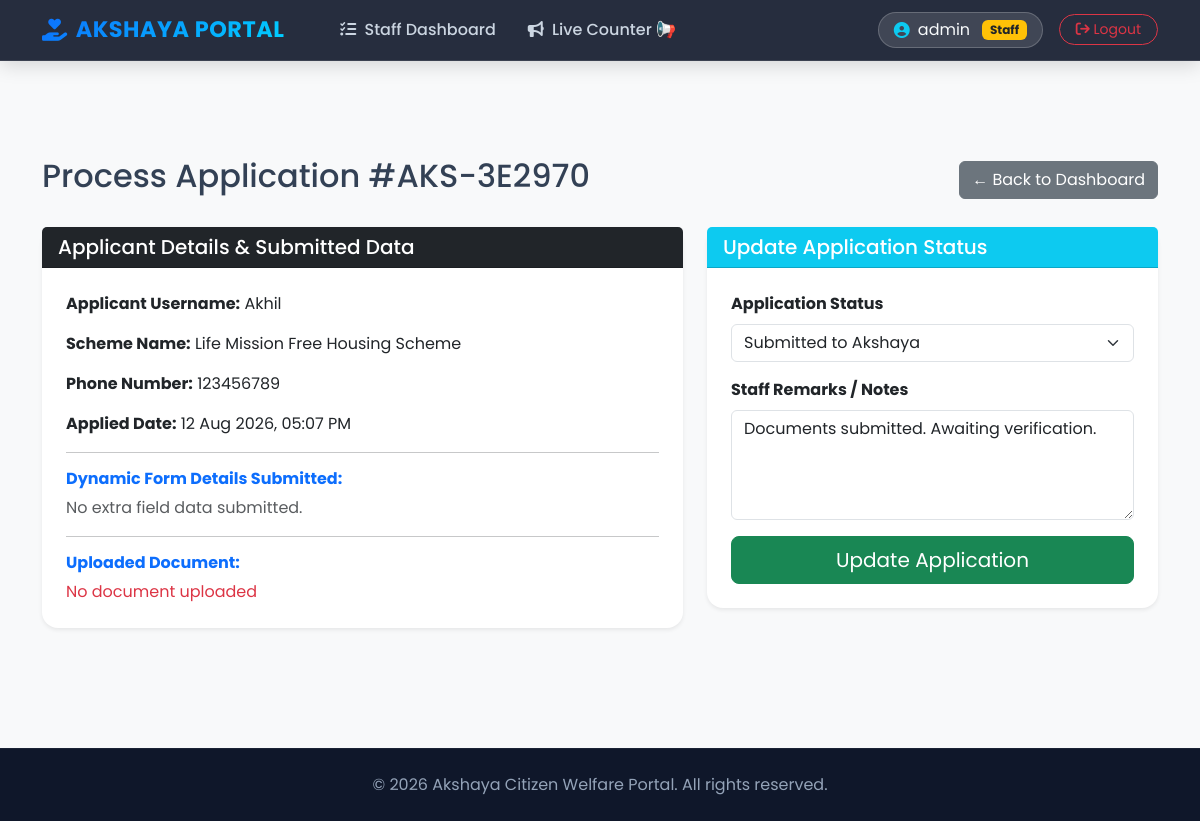
The app's page /staff/process/3/ (signed in), older data.
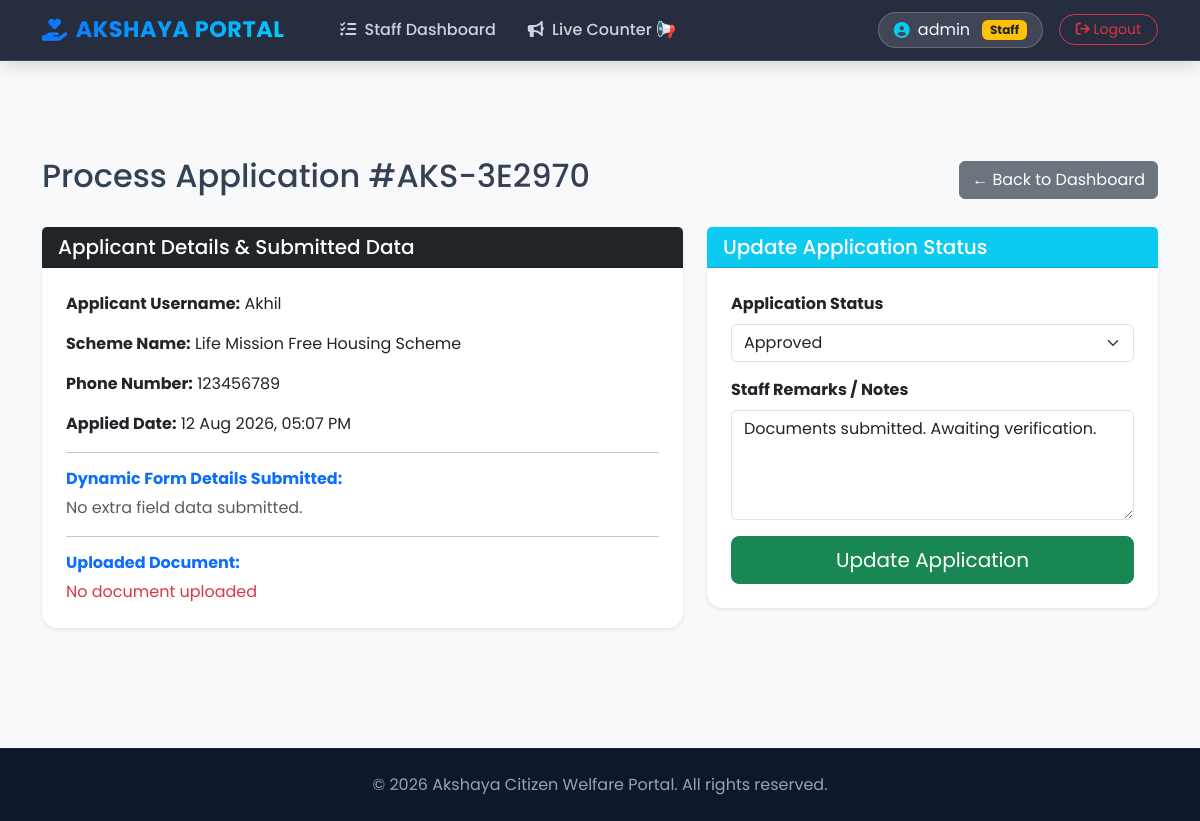
The same page, newer data.
### welfare_app/models.py (models this page shows, shortened)
class Application(models.Model):
    STATUS_CHOICES = [
        ('PENDING_VERIFICATION', 'Pending Document Verification'),
        ('REJECTED_DOCS', 'Documents Rejected (Re-upload Needed)'),
        ('DOCS_APPROVED', 'Documents Approved (Eligible for Token)'),
        ('TOKEN_BOOKED', 'Token Booked / Waiting in Queue'),
        ('IN_PROGRESS', 'Processing at Counter'),
        ('FORWARDED_TO_GOVT', 'Submitted to Govt Portal'),
    ]
    user = models.ForeignKey(User, on_delete=models.CASCADE)
    scheme = models.ForeignKey(Scheme, on_delete=models.CASCADE)
    application_id = models.CharField(max_length=20, unique=True, editable=False, null=True, blank=True)
    status = models.CharField(max_length=30, choices=STATUS_CHOICES, default='PENDING_VERIFICATION')
    rejection_reason = models.TextField(blank=True, null=True)
    appointment_date = models.DateField(null=True, blank=True)
    token_number = models.IntegerField(null=True, blank=True)
    phone_number = models.CharField(max_length=15, default="")
    form_data = models.JSONField(default=dict, blank=True)
    govt_ref_number = models.CharField(max_length=100, blank=True, null=True)
    staff_remarks = models.TextField(blank=True, default="Application submitted. Awaiting verification.")
    applied_date = models.DateTimeField(auto_now_add=True)

class Scheme(models.Model):
    GENDER_CHOICES = [
        ('ALL', 'ALL (Everyone)'),
        ('Female', 'Female Only'),
        ('Male', 'Male Only'),
    ]
    OCCUPATION_CHOICES = [
        ('ALL', 'ALL (Any Occupation)'),
        ('Farmer', 'Farmer'),
        ('Teacher', 'Teacher'),
        ('Student', 'Student'),
    ]
    RATION_CHOICES = [
        ('ALL', 'ALL (APL & BPL)'),
        ('APL', 'APL Only'),
        ('BPL', 'BPL Only'),
    ]
    CATEGORY_CHOICES = [
        ('ALL', 'ALL Categories'),
        ('General', 'General'),
        ('OBC', 'OBC'),
        ('SC', 'SC'),
        ('ST', 'ST'),
    ]
    MARITAL_CHOICES = [
        ('ALL', 'ALL (Married & Unmarried)'),
        ('Single', 'Single Only'),
        ('Married', 'Married Only'),
        ('Divorced', 'Divorced Only'),
        ('Widow', 'Widow/Widower Only'),
    ]
    title = models.CharField(max_length=200)
    description = models.TextField()
    min_age = models.IntegerField(default=0)
    max_income = models.IntegerField(default=100000)
    allowed_ration_cards = models.CharField(max_length=20, choices=RATION_CHOICES, default='ALL')
    category = models.CharField(max_length=20, choices=CATEGORY_CHOICES, default='ALL')
    allowed_gender = models.CharField(max_length=10, choices=GENDER_CHOICES, default='ALL')
    required_occupation = models.CharField(max_length=50, choices=OCCUPATION_CHOICES, default='ALL')
    allowed_marital_status = models.CharField(max_length=20, choices=MARITAL_CHOICES, default='ALL')
    is_for_disabled_only = models.BooleanField(default=False)
    required_documents = models.CharField(
        max_length=300,
        default="Identity Card, Income Certificate",
        help_text="ആവശ്യമുള്ള രേഖകൾ കോമ (,) ഇട്ട് നൽകുക."
    )
    extra_fields = models.CharField(
        max_length=500,
        blank=True,
        default="",
        help_text="അഡീഷണൽ ചോദ്യങ്ങൾ കോമ (,) ഇട്ട് എഴുതുക."
    )

### welfare_app/views.py (the view, shortened to what this page needs)
# urls.py: path('staff/process/<int:app_id>/', views.process_application, name='process_application'),
@login_required(login_url='login')
@user_passes_test(is_staff_user)
def process_application(request, app_id):
    app = get_object_or_404(Application, id=app_id)
    return render(request, 'process_application.html', {'app': app})

### welfare_app/views.py (called while the page is built)
def is_staff_user(user):
    return user.is_staff or user.is_superuser

### welfare_app/templates/process_application.html (shortened to what this page needs)
{% extends 'base.html' %}
{% block content %}
<!DOCTYPE html>
<html lang="en">
<head>
</head>
<body class="bg-light">
<div class="container mt-5 mb-5">
    <div class="d-flex justify-content-between align-items-center mb-4">
        <h2>Process Application #{{ app.token_number }}</h2>
        <a href="{% url 'staff_dashboard' %}" class="btn btn-secondary">← Back to Dashboard</a>
    </div>
    <div class="row">
        <div class="col-md-7">
            <div class="card shadow-sm mb-4 border-0">
                <div class="card-header bg-dark text-white">
                    <h5 class="mb-0">Applicant Details & Submitted Data</h5>
                </div>
                <div class="card-body p-4">
                    <p><strong>Applicant Username:</strong> {{ app.user.username }}</p>
                    <p><strong>Scheme Name:</strong> {{ app.scheme.title }}</p>
                    <p><strong>Phone Number:</strong> {{ app.phone_number }}</p>
                    <p><strong>Applied Date:</strong> {{ app.applied_date|date:"d M Y, h:i A" }}</p>
                    <hr>
                    <h6 class="fw-bold text-primary">Dynamic Form Details Submitted:</h6>
                    {% if app.form_data %}
                        <table class="table table-bordered mt-2">
                            <thead class="table-light">
                                <tr>
                                    <th>Field</th>
                                    <th>Submitted Value</th>
                                </tr>
                            </thead>
                            <tbody>
                                {% for key, value in app.form_data.items %}
                                    <tr>
                                        <td><strong>{{ key }}</strong></td>
                                        <td>{{ value }}</td>
                                    </tr>
                                {% endfor %}
                            </tbody>
                        </table>
                    {% else %}
                        <p class="text-muted">No extra field data submitted.</p>
                    {% endif %}
                    <hr>
                    <h6 class="fw-bold text-primary">Uploaded Document:</h6>
                    {% if app.document %}
                        <a href="{{ app.document.url }}" target="_blank" class="btn btn-sm btn-outline-primary">
                            📄 View Uploaded Document
                        </a>
                    {% else %}
                        <span class="text-danger">No document uploaded</span>
                    {% endif %}
                </div>
            </div>
        </div>
        <div class="col-md-5">
            <div class="card shadow-sm border-0">
                <div class="card-header bg-info text-white">
                    <h5 class="mb-0">Update Application Status</h5>
                </div>
                <div class="card-body p-4">
                    <form method="POST" enctype="multipart/form-data">
                        <div class="mb-3">
                            <label class="form-label fw-bold">Application Status</label>
                            <select name="status" class="form-select">
                                <option value="Submitted" {% if app.status == 'Submitted' %}selected{% endif %}>Submitted to Akshaya</option>
                                <option value="Approved" {% if app.status == 'Approved' %}selected{% endif %}>Approved</option>
                            </select>
                        </div>
                        <div class="mb-3">
                            <label class="form-label fw-bold">Staff Remarks / Notes</label>
                            <textarea name="remarks" class="form-control" rows="4" placeholder="Enter remarks for the applicant">{{ app.staff_remarks|default:'' }}</textarea>
                        </div>
                        <button type="submit" class="btn btn-success w-100 btn-lg">Update Application</button>
                    </form>
                </div>
            </div>
        </div>
    </div>
</div>
</body>
</html>{% endblock %}

Row changes from the older to the newer data that the page shows:
changed Application "AKS-3E2970": status "Submitted to Akshaya" → "Approved"
